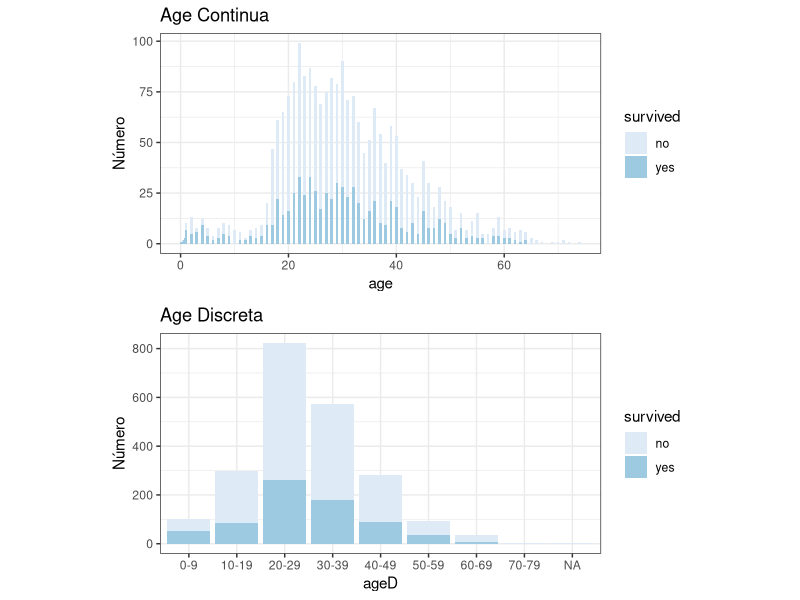
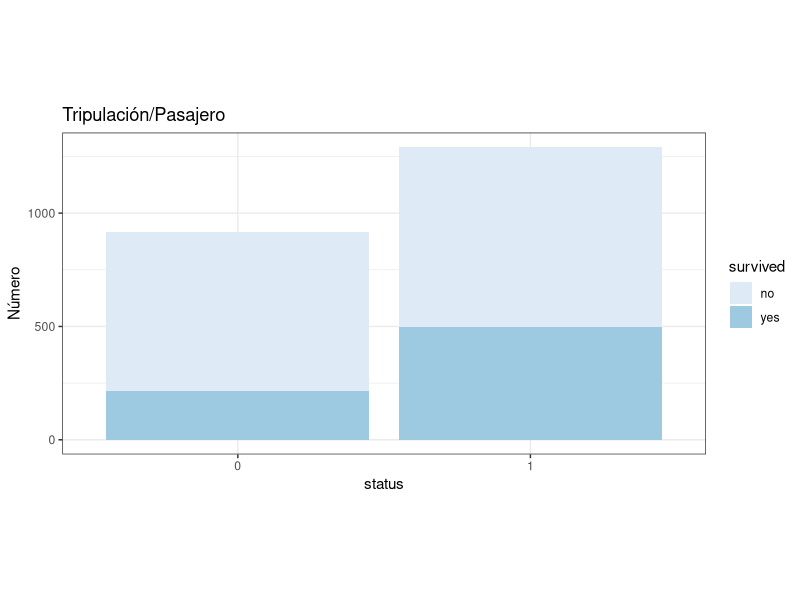
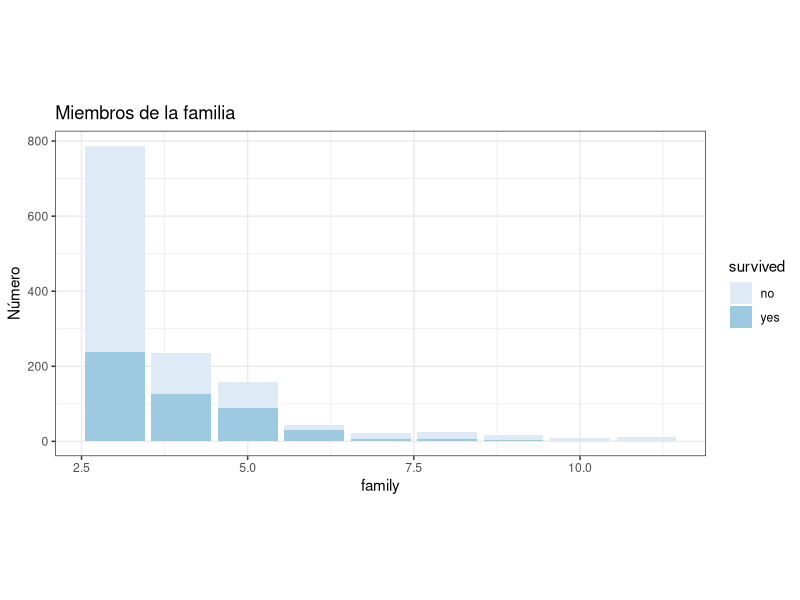
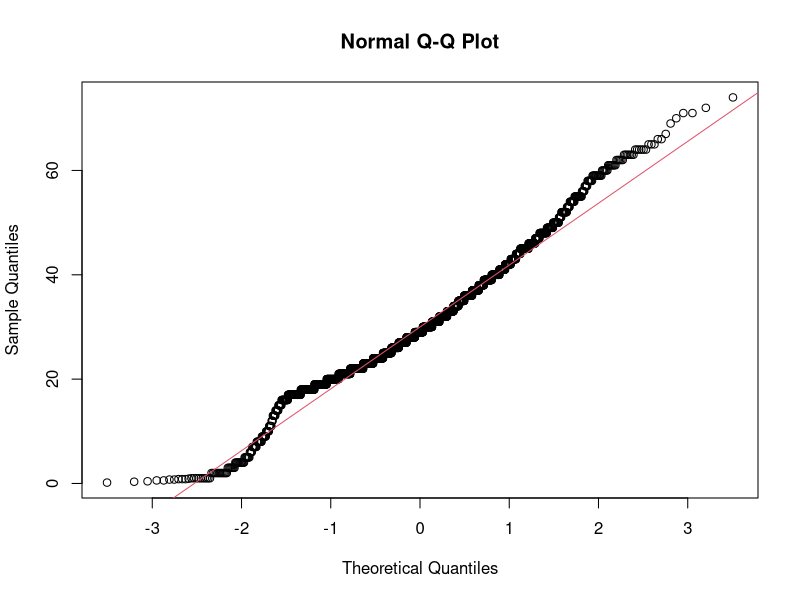
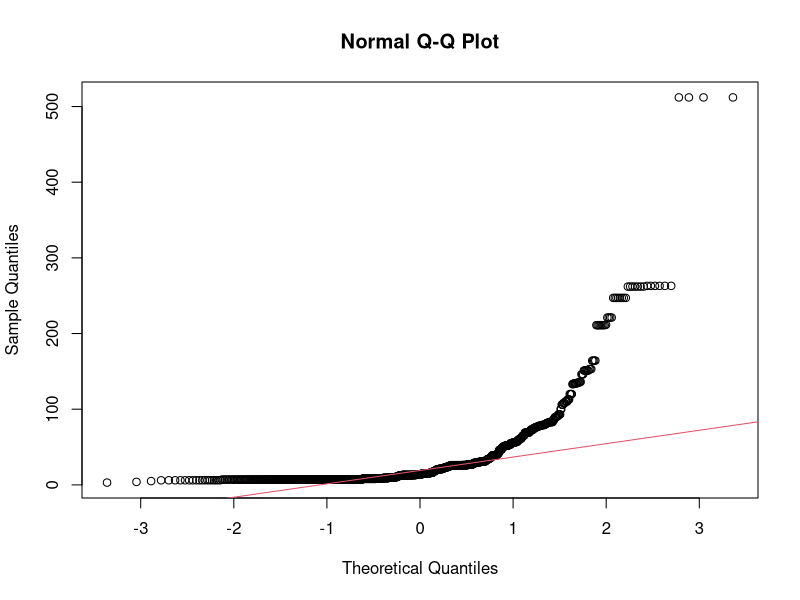
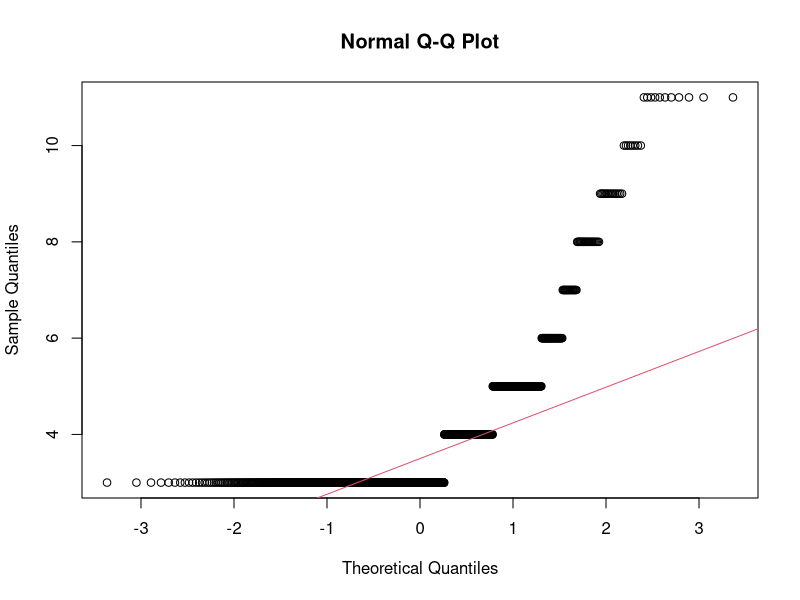

Write R code to recreate these figures, in order.
## ---- chunk 1
knitr::opts_chunk$set(echo = TRUE)
## ---- chunk 2
# Cargamos las librerías
library(ggplot2)
library(dplyr)
library(RColorBrewer)
library(scales)
library(stats)
theme_set(theme_bw())

# Cargamos el dataset
ds <- read.csv("./data/titanic.csv", header=TRUE, fileEncoding="UTF-8")

#Hacemos una primera inspección
str(ds)
summary(ds)

#Convertimos las variables carácter a variables factor
ds$gender = as.factor(ds$gender)
ds$class = as.factor(ds$class)
ds$embarked = as.factor(ds$embarked)
ds$country = as.factor(ds$country)
ds$sibsp = as.factor(ds$sibsp)
ds$parch = as.factor(ds$parch)
ds$survived = as.factor(ds$survived)
str(ds)
## ---- chunk 3
ds = select(ds, -name, -ticketno)
str(ds)
## ---- chunk 4
#Edad discretizada con un método simple de intervalos de igual amplitud.
summary(ds[,"age"])
ds["ageD"] = cut(ds$age, breaks = c(0,10,20,30,40,50,60,70,100), labels = c("0-9", "10-19", "20-29", "30-39","40-49","50-59","60-69","70-79"))
g1 <- ggplot(ds, aes(x = age, fill=survived))+geom_bar(width=0.5)+scale_fill_brewer(palette="Blues")+theme(aspect.ratio = 0.5)+ggtitle("Age Continua")+ylab("Número")
g2 = ggplot(ds, aes(x = ageD, fill=survived)) + geom_bar()+scale_fill_brewer(palette="Blues")+theme(aspect.ratio = 0.5)+ggtitle("Age Discreta")+ylab("Número")
gridExtra::grid.arrange(g1, g2, ncol=1)
## ---- chunk 5
#Nueva variable para identificar pasajeros y miembros de la tripulación
ds$status = ds$fare
ds$status[is.na(ds$status)] = 0
ds$status[ds$status != 0] = 1
ds$status = as.factor(ds$status)
g3 = ggplot(ds, aes(x = status, fill=survived))+ geom_bar()+scale_fill_brewer(palette="Blues")+theme(aspect.ratio = 0.5)+ggtitle("Tripulación/Pasajero")+ylab("Número")
g3
## ---- chunk 6
#Nueva variable para calcular el tamaño de la familia entre los pasajeros
ds$sibspN = as.numeric(ds$sibsp)
ds$parchN = as.numeric(ds$parch)
ds$family = ds$sibspN + ds$parchN +1
ds = select(ds, -sibspN, -parchN)
g4 = ggplot(ds,aes(x=family,fill=survived))+geom_bar()+scale_fill_brewer(palette="Blues")+theme(aspect.ratio = 0.5)+ggtitle("Miembros de la familia")+ylab("Número")
g4
  
## ---- chunk 7
summary(ds)
## ---- chunk 8
shapiro.test(ds$age)
shapiro.test(ds$fare)
shapiro.test(ds$family)
## ---- chunk 9
qqnorm(ds$age);qqline(ds$age, col = 2)
qqnorm(ds$fare);qqline(ds$fare, col = 2)
qqnorm(ds$family);qqline(ds$family, col = 2)
## ---- chunk 10
fligner.test(age ~ survived, data = ds)
fligner.test(fare ~ survived, data = ds)
fligner.test(family ~ survived, data = ds)
